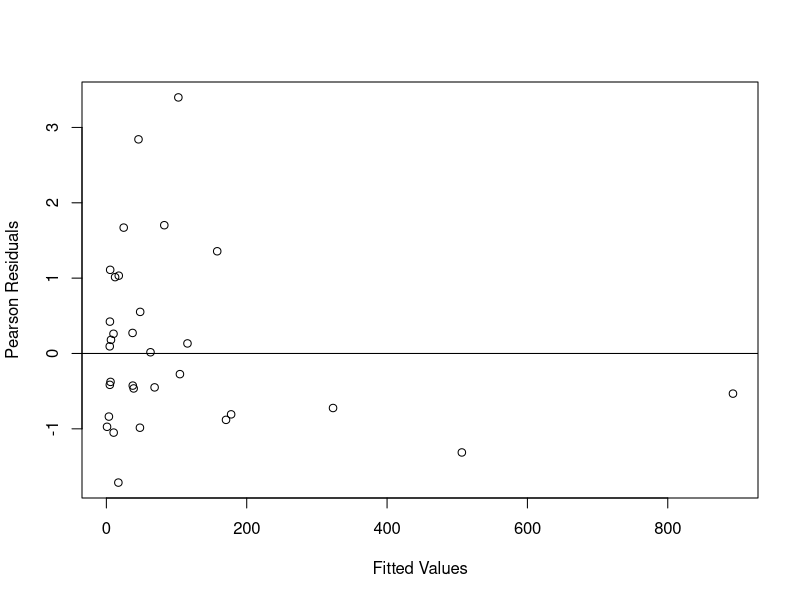
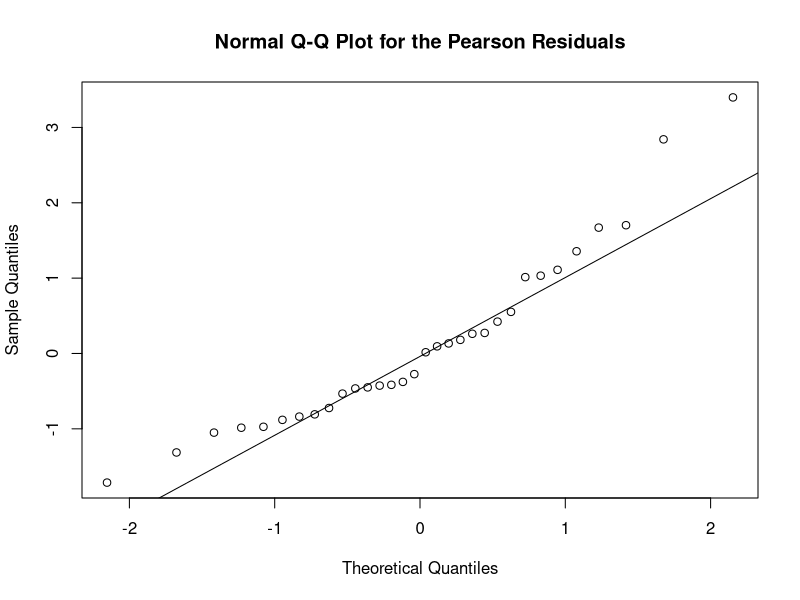
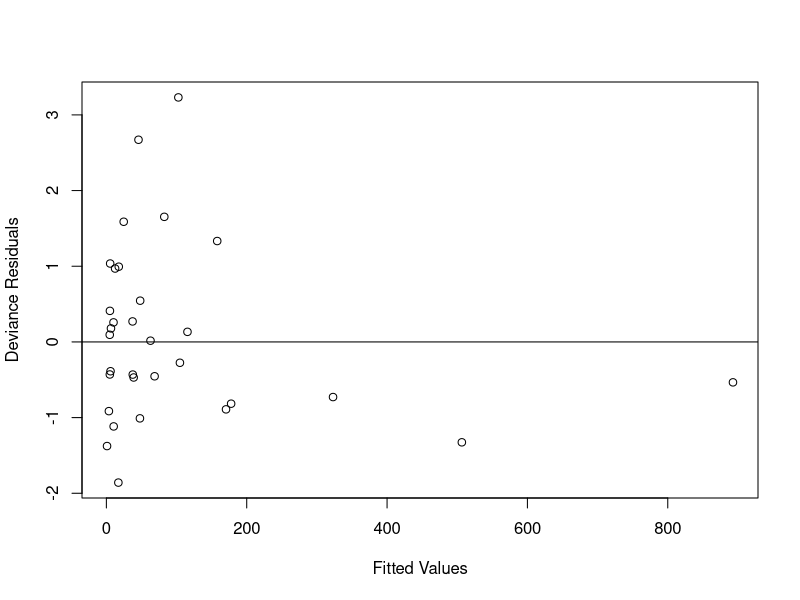
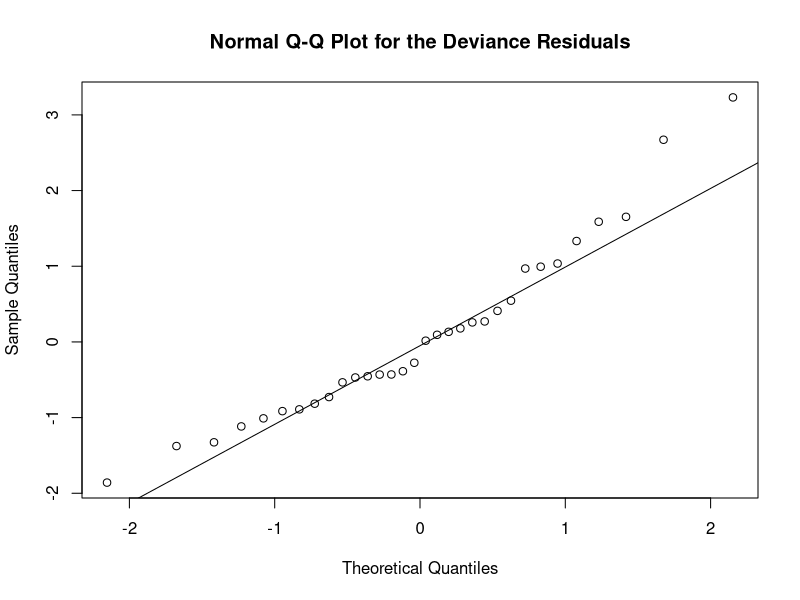
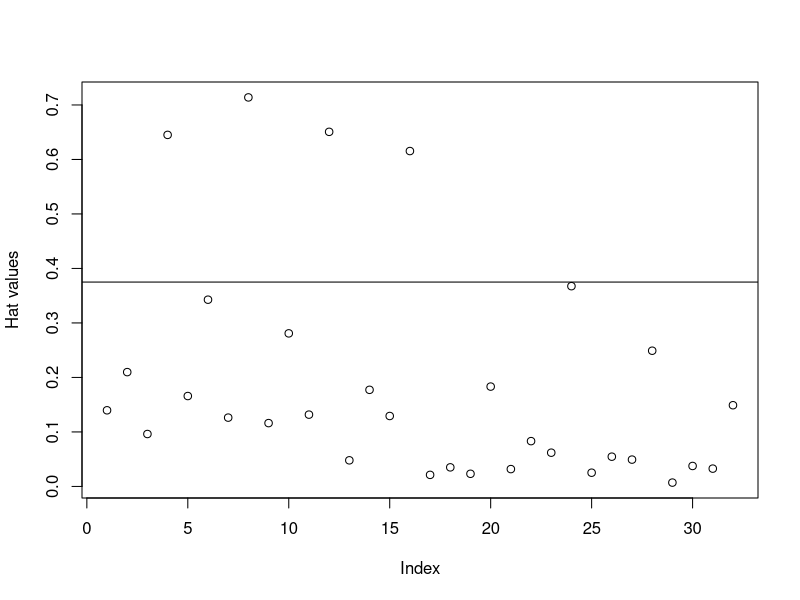
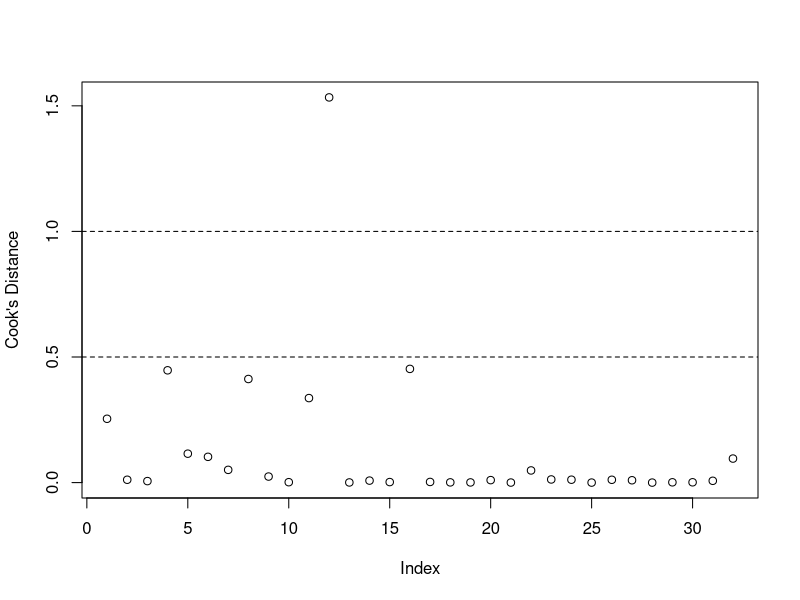
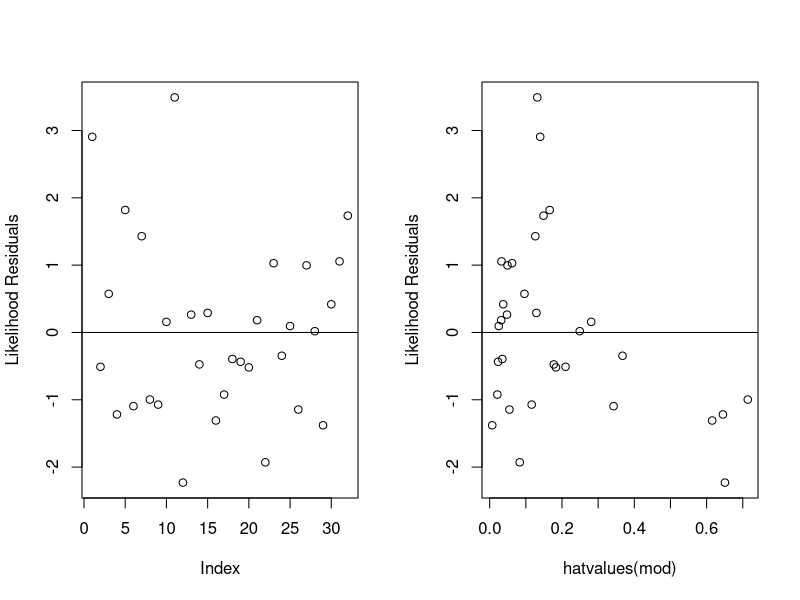
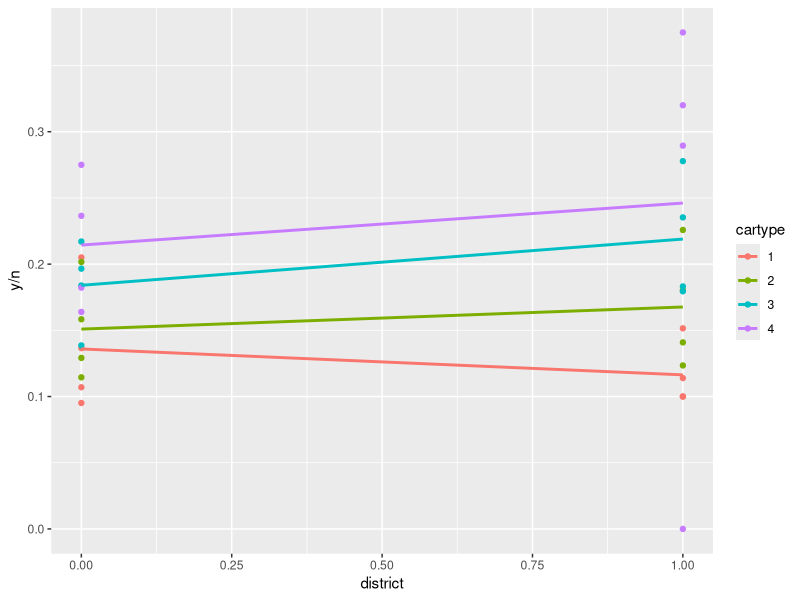

Write R code to recreate these figures, in order.
####### I (i)
library(ggplot2)
insurances <- read.table("./data/asfalies.txt", header = TRUE)
# factor_columns <- c("cartype", "agecat", "district")
# insurances[factor_columns] <- lapply(insurances[factor_columns], as.factor)
insurances$cartype <- as.factor(insurances$cartype)
mod <- glm(
  y ~ agecat + cartype + district, offset = log(n),
  family = poisson, data = insurances
)
summary(mod)  # Includes Wald and AIC
logLik(mod)  # Wasn't asked
ddev <- mod$null.deviance - mod$deviance
ddf <- mod$df.null - mod$df.residual
pvalue_ddev <- pchisq(ddev, ddf, lower.tail = FALSE)
pvalue_dev <- pchisq(mod$deviance, mod$df.residual, lower.tail = FALSE)
pvalue_ddev  # Difference in deviance with the constant model
pvalue_dev  # Deviance

####### I (ii)
confint(mod, level = 0.95)  # Confidence interval for the coefficients

####### I (iii)
r_pearson <- residuals(mod, type = "pearson")
r_deviance <- residuals(mod, type = "deviance")

PlotResiduals <- function (r, name) {
  plot(mod$fitted.values, r,
     xlab = "Fitted Values", ylab = name)
  abline(h = 0)
  qqnorm(r, main = paste("Normal Q-Q Plot for the", name))
  qqline(r)
}

PlotResiduals(r_pearson, "Pearson Residuals")
PlotResiduals(r_deviance, "Deviance Residuals")

plot(hatvalues(mod), ylab = "Hat values")
p = length(mod$coefficients)
n = length(mod$fitted.values)
abline(h = 2*p/n)

plot(cooks.distance(mod), ylab = "Cook's Distance")
abline(h = c(0.5, 1), lty = 2)

par(mfrow = c(1, 2))
plot(rstudent(mod), ylab = "Likelihood Residuals")
abline(h = 0)
plot(hatvalues(mod), rstudent(mod),
     x_lab = "Hat values", ylab = "Likelihood Residuals")
abline(h = 0)

####### I (iv)
# TODO: Explain results
mod2 <- glm(
  y ~ agecat + cartype + district + cartype:district, offset = log(n),
  family = poisson, data = insurances
)
# cartype:district is the only combination which creates a variable with p-value < 0.05
summary(mod2)

ggplot(insurances, aes(district, y/n, color = cartype)) +
  geom_point() +
  geom_smooth(method = "lm", se = FALSE)
